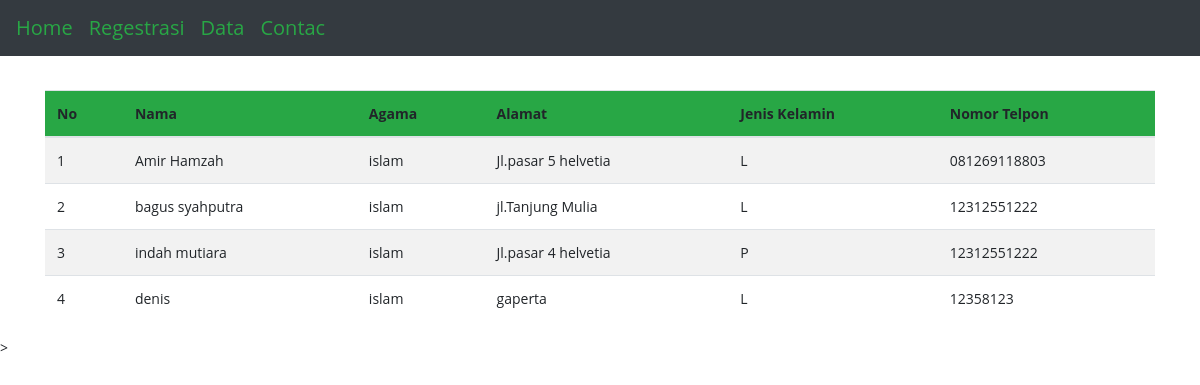
The page /komponen/data.php on the database its author committed.
### tables this page shows
CREATE TABLE `tb_data` (
  `no` int(11) NOT NULL,
  `nama` varchar(200) NOT NULL,
  `agama` varchar(50) NOT NULL,
  `alamat` varchar(300) NOT NULL,
  `jenis_kelamin` varchar(200) NOT NULL,
  `telpon` varchar(20) NOT NULL
);

### komponen/data.php (the view, shortened to what this page needs)
<?php
 include "../database/koneksi.php";
?>
<!DOCTYPE html>
<html>
<head>
     <link rel="stylesheet" href="https://cdn.jsdelivr.net/npm/bootstrap@4.5.3/dist/css/bootstrap.min.css">
    <link rel="stylesheet" type="text/css" href="assets/css/style.css">
    <link href="assets/css/main.css" rel="stylesheet" media="all">
</head>
<body>
        <div class="container-fluid">
            <nav class="navbar navbar-expand-lg navbar-light bg-dark fixed-top navbar-transparent">
              <a class="navbar-brand text-success" href="../index.php">Home</a>
              <div class="collapse navbar-collapse" id="navbarNav">
                <ul class="navbar-nav">
                  <li class="nav-item active">
                    <a class="navbar-brand text-success" href="register.php">Regestrasi<span class="sr-only">(current)</span></a>
                  </li>
                  <li class="nav-item">
                    <a class="navbar-brand text-success" href="data.php">Data</a>
                  </li>
                  <li class="nav-item">
                    <a class="navbar-brand text-success" href="contak.php">Contac</a>
                  </li>
                </ul>
              </div>
            </nav>
        </div>
        <br><br>
        <div class="container mt-5">
          <form action="" method="post">
              <table class="table table-striped">
          <thead>
            <tr class="bg-success">
              <th >No</th>
              <th >Nama</th>
              <th >Agama</th>
              <th >Alamat</th>
              <th >Jenis Kelamin</th>
              <th >Nomor Telpon</th>
            </tr>
          </thead>
            <?php
          $no=1;
          $data=mysqli_query($koneksi,"SELECT * FROM tb_data");
          while ($n = mysqli_fetch_array($data)){?>
              <tr>
                  <td><?php echo $no++;?></td>
                  <td><?php echo $n['nama'];?></td>
                  <td><?php echo $n['agama'];?></td>
                  <td><?php echo $n['alamat'];?></td>
                  <td><?php echo $n['jenis_kelamin'];?></td>
                  <td><?php echo $n['telpon'];?></td>
              </tr>
          <?php }
          ?>
        </table>
          </form>
        </div>
</body>
</html>>

### komponen/assets/css/main.css (style rules this page uses)
html { -webkit-box-sizing: border-box; -moz-box-sizing: border-box; box-sizing: border-box; }
* { padding: 0; margin: 0; }
*, *:before, *:after { -webkit-box-sizing: inherit; -moz-box-sizing: inherit; box-sizing: inherit; }
body, h1, h2, h3, h4, h5, h6, blockquote, p, pre, dl, dd, ol, ul, figure, hr, fieldset, legend { margin: 0; padding: 0; }
table { border-collapse: collapse; border-spacing: 0; }
body { font-family: "Open Sans", "Arial", "Helvetica Neue", sans-serif; font-weight: 400; font-size: 14px; }

### rows shown on the page
tb_data: nama "Amir Hamzah", agama "islam", alamat "Jl.pasar 5 helvetia", jenis_kelamin "L", telpon "081269118803"
tb_data: nama "bagus syahputra", agama "islam", alamat "jl.Tanjung Mulia", jenis_kelamin "L", telpon "12312551222"
tb_data: nama "indah mutiara", agama "islam", alamat "Jl.pasar 4 helvetia", jenis_kelamin "P", telpon "12312551222"
tb_data: nama "denis", agama "islam", alamat "gaperta", jenis_kelamin "L", telpon "12358123"
